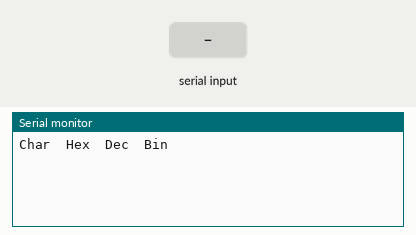
A sketch run on a simulated Arduino Mega 2560, built with avr-gcc and run on an emulated ATmega2560. On the bench: the last lines printed to the serial monitor. Inputs (shaded band) come from the test bench.

Above: at 1.2 s.
1.3 s: "1" received over the second serial link
At 1.6 s:
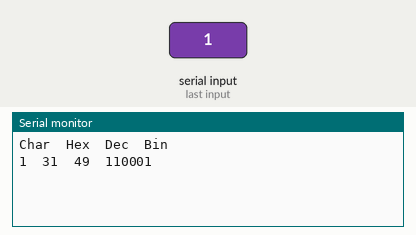
2.8 s: "0" received over the second serial link
At 4.0 s:
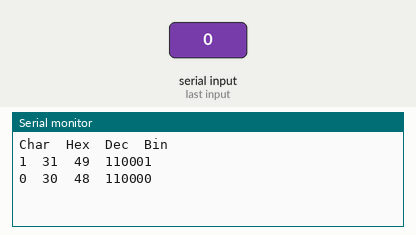
4.3 s: "2" received over the second serial link
At 5.1 s:
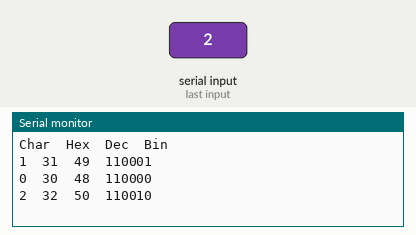

The sketch:

RFID.ino
```cpp
// Based on https://www.instructables.com/Reading-RFID-Tags-with-an-Arduino/
// Expanded by Michael R. Gustafson II to include hex / bin / dec values and
// replace unprintable characters

char val = 0; // variable to store the data from the serial port

void setup() {
  Serial.begin(9600); // connect to the serial port for the monitor
  Serial1.begin(9600); // connect to the serial port for the RFID reader
  Serial.println("");
  Serial.println("Char\tHex\tDec\tBin");
}

void loop () {
  if(Serial1.available() > 0) {
  val = Serial1.read();

    // Handle unprintable / line skipping characters
    switch(val) {
      case 0x2: Serial.print("STX"); break; // start of transmission
      case 0x3: Serial.print("ETX"); break; // end of transmission
      case 0xA: Serial.print("LF");  break; // line feed
      case 0xD: Serial.print("CR");  break; // carriage return
      default:  Serial.print(val);   break; // actual character
    }
  Serial.print("\t");

  Serial.print(val, HEX); Serial.print("\t");
  Serial.print(val, DEC); Serial.print("\t");
  Serial.print(val, BIN); Serial.println("");
  }
}
```

Measured:
- after the input at 1.3 s, the serial monitor: prints a new line at once (image 1)
- after the input at 2.8 s, the serial monitor: prints a new line at once (image 2)
- after the input at 4.3 s, the serial monitor: prints a new line at once (image 3)
